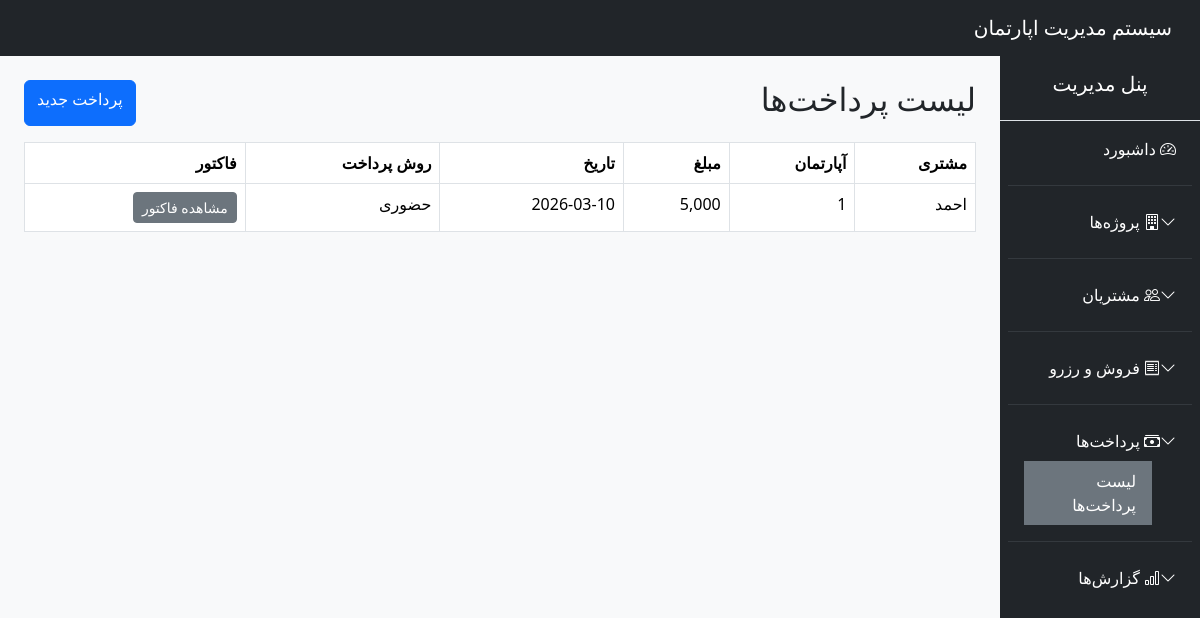
/public/?route=payments (signed in), run on an earlier commit of the app's database.
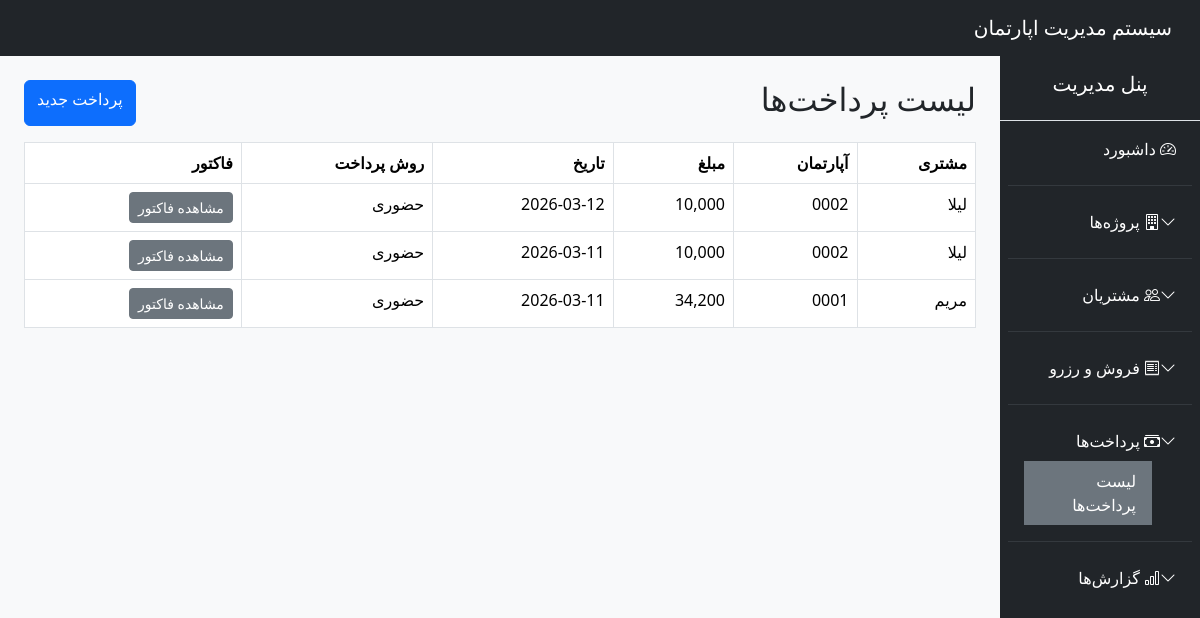
And on a later commit of the database.
### tables this page shows
CREATE TABLE `payments` (
  `id` int(11) NOT NULL,
  `ownership_id` int(11) NOT NULL,
  `amount` decimal(15,2) NOT NULL,
  `payment_date` date NOT NULL,
  `method` varchar(50) DEFAULT NULL,
  `description` text DEFAULT NULL
);

CREATE TABLE `customers` (
  `id` int(11) NOT NULL,
  `full_name` varchar(100) NOT NULL,
  `phone` varchar(50) DEFAULT NULL,
  `email` varchar(100) DEFAULT NULL,
  `national_id` varchar(50) DEFAULT NULL,
  `created_at` timestamp NOT NULL DEFAULT current_timestamp()
);

CREATE TABLE `apartments` (
  `id` int(11) NOT NULL,
  `floor_id` int(11) NOT NULL,
  `apartment_number` varchar(50) NOT NULL,
  `area` float DEFAULT NULL,
  `rooms` int(11) DEFAULT NULL,
  `status` enum('COMPLETED','UNDER_CONSTRUCTION','NOT_STARTED') NOT NULL,
  `base_price` decimal(15,2) DEFAULT NULL,
  `estimated_total_cost` decimal(15,2) DEFAULT NULL,
  `spent_cost` decimal(15,2) DEFAULT 0.00,
  `created_at` timestamp NOT NULL DEFAULT current_timestamp()
);

### app/core/Controller.php (called while the page is built, shortened)
<?php
class Controller {
    protected function view($view, $data = []) {
        extract($data);
        require "../app/views/$view.php";
    }
    protected function model($model) {
        return new $model;
    }
}

### app/controllers/PaymentController.php (called while the page is built, shortened)
<?php
class PaymentController extends Controller
{
    public function index()
    {
        $paymentModel = $this->model("Payment");
        $payments = $paymentModel->all();
        $this->view("payments/index", compact('payments', 'page_title'));
    }
}

### public/index.php (called while the page is built, shortened)
<?php
require_once "../app/core/Database.php";
require_once "../app/core/Controller.php";
require_once "../app/core/Model.php";
require_once "../routes/web.php";

### config/config.php (called while the page is built)
<?php
return [
    'db' => [
        'host' => 'localhost',
        'dbname' => 'apartment_system',
        'user' => 'root',
        'pass' => ''
    ]
];

### app/core/Database.php (called while the page is built, shortened)
<?php
class Database {
    private static $instance = null;
    private function __construct() {
        $config = require __DIR__ . '/../../config/config.php';
        $dsn = "mysql:host={$config['db']['host']};dbname={$config['db']['dbname']};charset=utf8mb4";
        try {
            $this->pdo = new PDO($dsn, $config['db']['user'], $config['db']['pass']);
        } catch (PDOException $e) {
            die("DB Connection Failed: " . $e->getMessage());
        }
    }
    public static function connect() {
        if (self::$instance === null) {
            self::$instance = new Database();
        }
        return self::$instance->pdo;
    }
}

### app/core/Model.php (called while the page is built, shortened)
<?php
class Model {
    public function __construct() {
        $this->db = Database::connect();
    }
}

### app/models/Payment.php (called while the page is built, shortened)
<?php
class Payment extends Model
{
    public function all()
    {
        $sql = "SELECT p.*,
                       o.sale_price,
                       c.full_name AS customer_name,
                       a.apartment_number
                FROM payments p
                JOIN ownerships o ON p.ownership_id = o.id
                JOIN customers c ON o.customer_id = c.id
                JOIN apartments a ON o.apartment_id = a.id
                ORDER BY p.id DESC";
        return $this->db->query($sql)->fetchAll(PDO::FETCH_ASSOC);
    }
}

### app/views/payments/index.php (the view)
<?php require "../app/views/layouts/header.php"; ?>
<?php require "../app/views/layouts/sidebar.php"; ?>
<div class="d-flex justify-content-between mb-3">
    <h2>لیست پرداخت‌ها</h2>
    <a href="/apartment_system/public/?route=payments_create" class="btn btn-primary">پرداخت جدید</a>
</div>
<table class="table table-bordered">
    <thead>
        <tr>
            <th>مشتری</th>
            <th>آپارتمان</th>
            <th>مبلغ</th>
            <th>تاریخ</th>
            <th>روش پرداخت</th>
            <th>فاکتور</th>
        </tr>
    </thead>
    <tbody>
    <?php foreach ($payments as $p): ?>
        <tr>
            <td><?= $p['customer_name'] ?></td>
            <td><?= $p['apartment_number'] ?></td>
            <td><?= number_format($p['amount']) ?></td>
            <td><?= $p['payment_date'] ?></td>
            <td><?= $p['method'] ?></td>
            <td>
                <a href="/apartment_system/public/?route=payments_invoice&ownership_id=<?= $p['ownership_id'] ?>"
                   class="btn btn-sm btn-secondary" target="_blank">مشاهده فاکتور</a>
            </td>
        </tr>
    <?php endforeach; ?>
    </tbody>
</table>
<?php require "../app/views/layouts/footer.php"; ?>

What changed in the data, as far as the page shows it:
removed payments: customers.full_name "احمد", apartments.apartment_number "1", amount "5,000", payment_date "2026-03-10", method "حضوری"
added payments: customers.full_name "لیلا", apartments.apartment_number "0002", amount "10,000", payment_date "2026-03-12", method "حضوری"
added payments: customers.full_name "لیلا", apartments.apartment_number "0002", amount "10,000", payment_date "2026-03-11", method "حضوری"
added payments: customers.full_name "مریم", apartments.apartment_number "0001", amount "34,200", payment_date "2026-03-11", method "حضوری"
